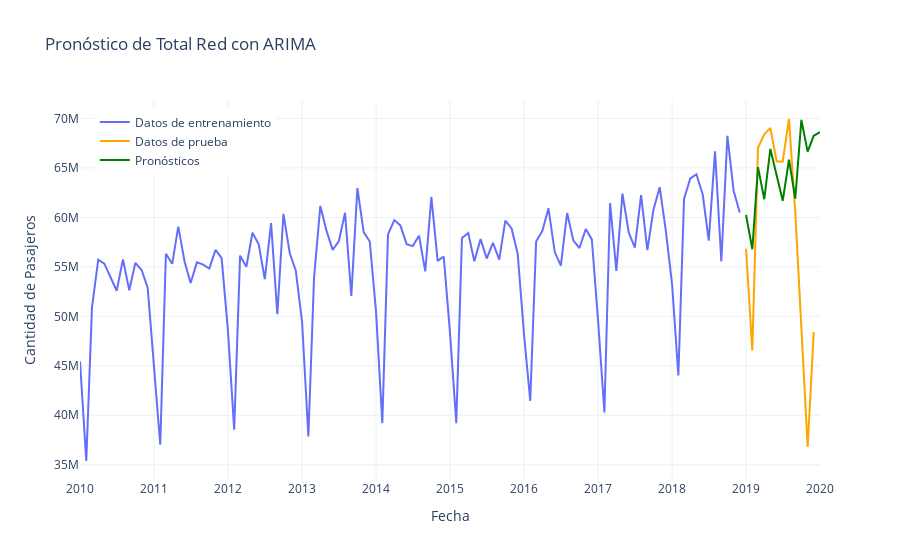

Notebook cell for this chart:
### Markdown cell above
### Modelo ARIMA

### Code cell
# Paso 4: Dividir los datos en conjuntos de entrenamiento y prueba
# Usamos los datos hasta diciembre de 2018 para entrenar el modelo
# y el resto (todo el año 2019) para probar el rendimiento del modelo.
train_data = serie_tiempo["2010-01-01":"2018-12-31"]
test_data = serie_tiempo["2019-01-01":"2019-12-31"]

# Paso 5: Implementar el modelo ARIMA para entrenamiento
# NOTA: En esta etapa, deberás seleccionar los órdenes del modelo ARIMA (p, d, q) y ajustar el modelo a los datos de entrenamiento.

# Por ejemplo, para un modelo ARIMA con órdenes (1, 1, 1):
modelo = sm.tsa.ARIMA(train_data, order=(4,2,6))
resultado = modelo.fit()

# Paso 6: Hacer pronósticos con el modelo entrenado
pronosticos = resultado.predict(start="2019-01-01", end="2019-12-31", dynamic=True)

# Paso 7: Crear la gráfica utilizando Plotly
fig = go.Figure()

# Datos de entrenamiento y prueba
fig.add_trace(go.Scatter(x=train_data.index, y=train_data.values, mode="lines", name="Datos de entrenamiento"))
fig.add_trace(go.Scatter(x=test_data.index, y=test_data.values, mode="lines", name="Datos de prueba", line=dict(color="orange")))

# Predicciones para el año 2019
fig.add_trace(go.Scatter(x=pronosticos.index, y=pronosticos.values, mode="lines", name="Pronósticos", line=dict(color="green")))

# Personalizar la figura
fig.update_layout(title="Pronóstico de Total Red con ARIMA",
                  xaxis_title="Fecha",
                  yaxis_title="Cantidad de Pasajeros",
                  legend=dict(x=0.02, y=0.98),
                  template="plotly_white")

# Mostrar la figura
fig.show()
